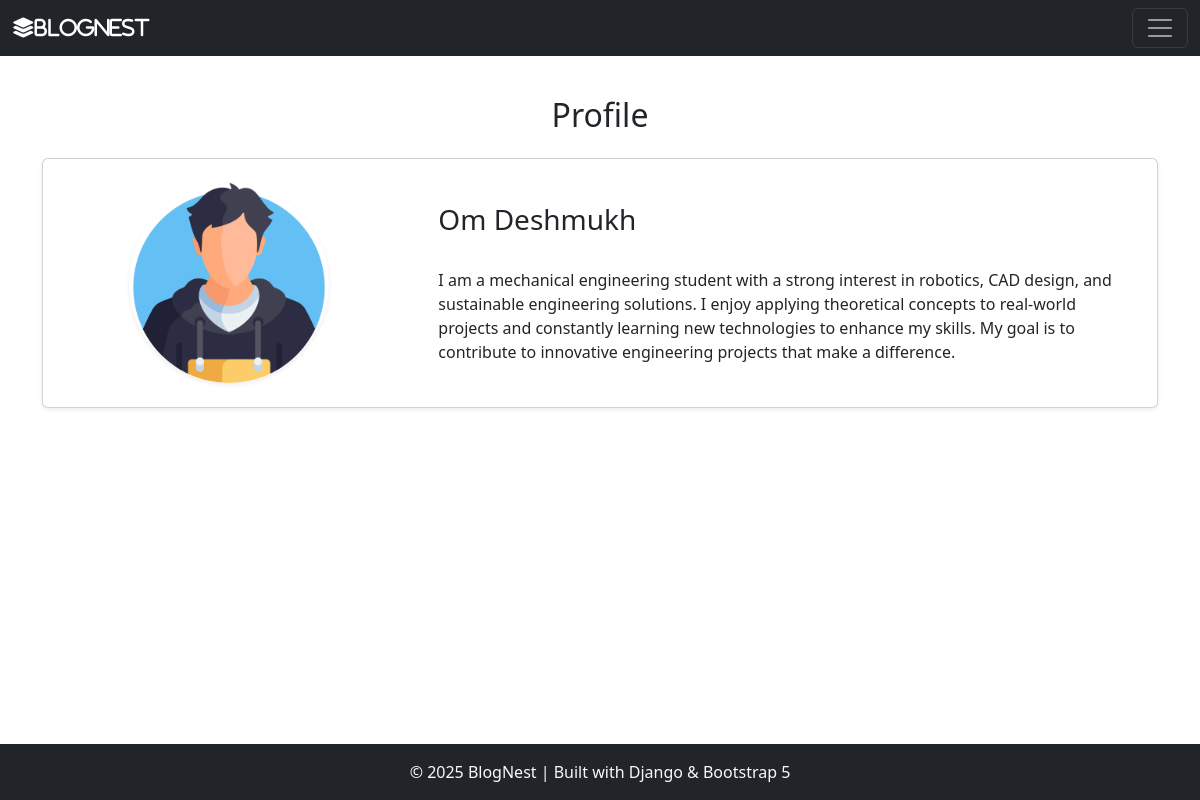
Screenshot of /members/5/profile/ with the database file from the repository.
### theblog/models.py (models this page shows, shortened)
class UserProfile(models.Model):
    user = models.OneToOneField(User,null=True,on_delete=models.CASCADE)
    bio = models.TextField()
    profile_image = models.ImageField(null=True,blank=True,upload_to="images/profile/",default="images/profile/default.png" )
    linkedin_url = models.CharField(max_length=255,null= True,blank=True)
    insta_url = models.CharField(max_length=255,null= True,blank=True)
    github_url = models.CharField(max_length=255,null= True,blank=True)

### members/views.py (the view)
# urls.py: path('<int:pk>/profile/',ShowProfilePageView.as_view(),name="show_profile_page"),
class ShowProfilePageView(DetailView):
    model = UserProfile
    template_name = 'registration/user_profile.html'
    def get_context_data(self, *args, **kwargs):
        context = super(ShowProfilePageView,self).get_context_data(*args, **kwargs)
        page_user = get_object_or_404(UserProfile, id= self.kwargs['pk'])
        context["page_user"]=page_user
        return context

### members/templates/registration/user_profile.html (shortened to what this page needs)
{% extends "base.html" %}
{% load static %}
{% block content %}
<br><br><br>
<h2 class="text-center mb-4">Profile</h2>
<div class="card shadow-sm mb-4">
  <div class="row g-0">
    <div class="col-md-4 d-flex justify-content-center align-items-center p-4">
      {% if page_user and page_user.profile_image %}
        <img src="{{ page_user.profile_image.url }}"
             alt="Profile Image"
             class="rounded-circle shadow-sm"
             style="width: 200px; height: 200px; object-fit: cover;">
      {% else %}
        <img src="{% static 'theblog/images/default_profile.png' %}"
             alt="Default Profile"
             class="rounded-circle shadow-sm"
             style="width: 200px; height: 200px; object-fit: cover;">
      {% endif %}
    </div>
    <div class="col-md-8">
      <div class="card-body d-flex flex-column justify-content-center h-100 p-4">
        <h3 class="card-title mb-3">
          {% if page_user %}
            {{ page_user.user.first_name|title }} {{ page_user.user.last_name|title }}
          {% else %}
            Unknown User
          {% endif %}
        </h3>
        <p class="card-text">
          {% if page_user and page_user.bio %}
            {{ page_user.bio }}
          {% else %}
            This user hasn’t added a bio yet.
          {% endif %}
        </p>
      </div>
    </div>
  </div>
</div>
{% endblock content %}

### theblog/templates/base.html (style rules this page uses)
html, body { height: 100%; }
.d-flex-column { display: flex; flex-direction: column; min-height: 100vh; }

### rows the page displays
UserProfile: user.first_name "Om", user.last_name "Deshmukh", bio "I am a mechanical engineering student with a strong interest in robotics, CAD design, and sustainable engineering solutions. I enjoy applying theoretical concepts to real-world projects and constantly learning new technologies to enhance my skills. My goal is to contribute to innovative engineering projects that make a difference."
